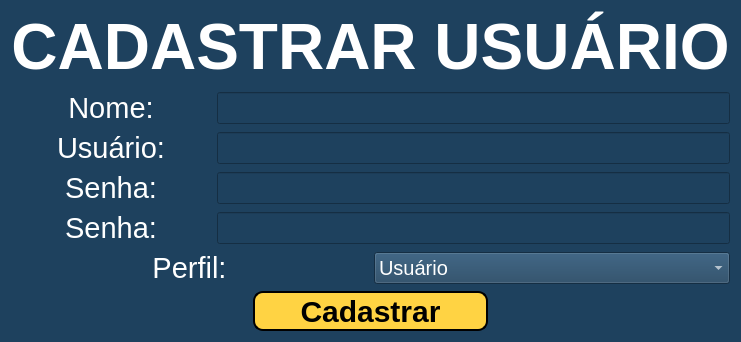
      <widget class="QWidget" name="page_cadastro">
       <property name="styleSheet">
        <string notr="true">background-color:rgb(30, 65, 94);</string>
       </property>
       <layout class="QVBoxLayout" name="verticalLayout_10">
        <item>
         <widget class="QLabel" name="label_11">
          <property name="styleSheet">
           <string notr="true"/>
          </property>
          <property name="text">
           <string>&lt;html&gt;&lt;head/&gt;&lt;body&gt;&lt;p&gt;&lt;span style=&quot; font-size:48pt; font-weight:600; color:#ffffff;&quot;&gt;CADASTRAR USUÁRIO&lt;/span&gt;&lt;/p&gt;&lt;/body&gt;&lt;/html&gt;</string>
          </property>
          <property name="alignment">
           <set>Qt::AlignCenter</set>
          </property>
         </widget>
        </item>
        <item>
         <layout class="QHBoxLayout" name="horizontalLayout_9">
          <item>
           <widget class="QLabel" name="label_12">
            <property name="minimumSize">
             <size>
              <width>200</width>
              <height>0</height>
             </size>
            </property>
            <property name="text">
             <string>&lt;html&gt;&lt;head/&gt;&lt;body&gt;&lt;p align=&quot;center&quot;&gt;&lt;span style=&quot; font-size:22pt; color:#ffffff;&quot;&gt;Nome:&lt;/span&gt;&lt;/p&gt;&lt;/body&gt;&lt;/html&gt;</string>
            </property>
           </widget>
          </item>
          <item>
           <widget class="QLineEdit" name="txt_nome">
            <property name="styleSheet">
             <string notr="true">Color: rgb(255, 255, 255);
font-size: 20px;</string>
            </property>
           </widget>
          </item>
         </layout>
        </item>
        <item>
         <layout class="QHBoxLayout" name="horizontalLayout_8">
          <item>
           <widget class="QLabel" name="label_13">
            <property name="minimumSize">
             <size>
              <width>200</width>
              <height>0</height>
             </size>
            </property>
            <property name="text">
             <string>&lt;html&gt;&lt;head/&gt;&lt;body&gt;&lt;p align=&quot;center&quot;&gt;&lt;span style=&quot; font-size:22pt; color:#ffffff;&quot;&gt;Usuário:&lt;/span&gt;&lt;/p&gt;&lt;/body&gt;&lt;/html&gt;</string>
            </property>
           </widget>
          </item>
          <item>
           <widget class="QLineEdit" name="txt_usuario">
            <property name="styleSheet">
             <string notr="true">Color: rgb(255, 255, 255);
font-size: 20px;</string>
            </property>
           </widget>
          </item>
         </layout>
        </item>
        <item>
         <layout class="QHBoxLayout" name="horizontalLayout_7">
          <item>
           <widget class="QLabel" name="label_14">
            <property name="minimumSize">
             <size>
              <width>200</width>
              <height>0</height>
             </size>
            </property>
            <property name="text">
             <string>&lt;html&gt;&lt;head/&gt;&lt;body&gt;&lt;p align=&quot;center&quot;&gt;&lt;span style=&quot; font-size:22pt; color:#ffffff;&quot;&gt;Senha:&lt;/span&gt;&lt;/p&gt;&lt;/body&gt;&lt;/html&gt;</string>
            </property>
           </widget>
          </item>
          <item>
           <widget class="QLineEdit" name="txt_senha">
            <property name="styleSheet">
             <string notr="true">Color: rgb(255, 255, 255);
font-size: 20px;</string>
            </property>
            <property name="echoMode">
             <enum>QLineEdit::Password</enum>
            </property>
           </widget>
          </item>
         </layout>
        </item>
        <item>
         <layout class="QHBoxLayout" name="horizontalLayout_6">
          <item>
           <widget class="QLabel" name="label_15">
            <property name="minimumSize">
             <size>
              <width>200</width>
              <height>0</height>
             </size>
            </property>
            <property name="text">
             <string>&lt;html&gt;&lt;head/&gt;&lt;body&gt;&lt;p align=&quot;center&quot;&gt;&lt;span style=&quot; font-size:22pt; color:#ffffff;&quot;&gt;Senha:&lt;/span&gt;&lt;/p&gt;&lt;/body&gt;&lt;/html&gt;</string>
            </property>
           </widget>
          </item>
          <item>
           <widget class="QLineEdit" name="txt_senha2">
            <property name="styleSheet">
             <string notr="true">Color: rgb(255, 255, 255);
font-size: 20px;</string>
            </property>
            <property name="echoMode">
             <enum>QLineEdit::Password</enum>
            </property>
           </widget>
          </item>
         </layout>
        </item>
        <item>
         <layout class="QHBoxLayout" name="horizontalLayout_10">
          <item>
           <widget class="QLabel" name="label_16">
            <property name="text">
             <string>&lt;html&gt;&lt;head/&gt;&lt;body&gt;&lt;p align=&quot;center&quot;&gt;&lt;span style=&quot; font-size:22pt; color:#ffffff;&quot;&gt;Perfil:&lt;/span&gt;&lt;/p&gt;&lt;/body&gt;&lt;/html&gt;</string>
            </property>
           </widget>
          </item>
          <item>
           <widget class="QComboBox" name="combobox_perfil">
            <property name="styleSheet">
             <string notr="true">Color: rgb(255, 255, 255);
font-size: 20px;</string>
            </property>
            <item>
             <property name="text">
              <string>Usuário</string>
             </property>
            </item>
            <item>
             <property name="text">
              <string>Administrador</string>
             </property>
            </item>
           </widget>
          </item>
         </layout>
        </item>
        <item>
         <layout class="QHBoxLayout" name="horizontalLayout_11">
          <item>
           <widget class="QLabel" name="label_17">
            <property name="text">
             <string/>
            </property>
           </widget>
          </item>
          <item>
           <widget class="QPushButton" name="btn_cadsatrar_usuario">
            <property name="minimumSize">
             <size>
              <width>0</width>
              <height>40</height>
             </size>
            </property>
            <property name="cursor">
             <cursorShape>PointingHandCursor</cursorShape>
            </property>
            <property name="styleSheet">
             <string notr="true">QPushButton{
	background-color: #FFd343;
	font-weight: 800;
	font-size: 30px;
	text-align: center;
	border: 2px solid #000000;
	border-radius: 10px;
	font-family: &quot;Source Sans Pro Semibold&quot;;
	color: rgb(0, 0, 0);
}
QPushButton:hover{
	background-color: rgb(255, 233, 160);
	color: rgb(0, 0, 0);
}</string>
            </property>
            <property name="text">
             <string>Cadastrar</string>
            </property>
           </widget>
          </item>
          <item>
           <widget class="QLabel" name="label_18">
            <property name="text">
             <string/>
            </property>
           </widget>
          </item>
         </layout>
        </item>
       </layout>
      </widget>
